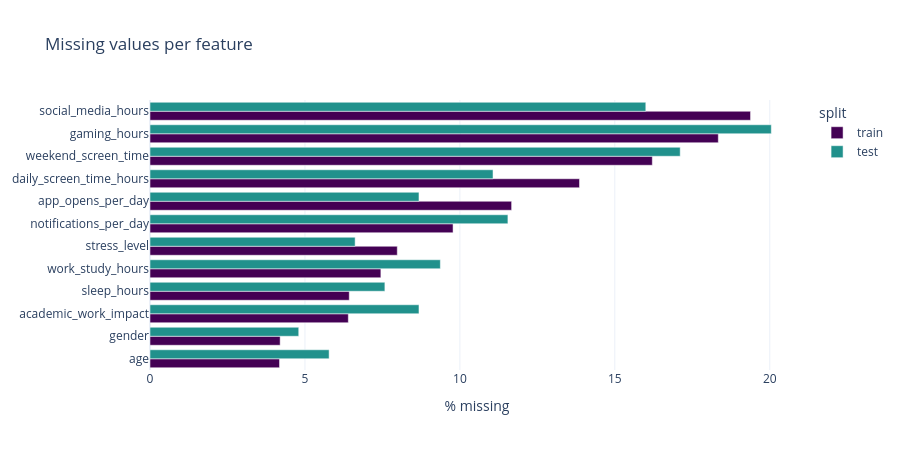

This figure's notebook cell:
### Markdown cell above
## 1. Missing values — train vs. test

### Code cell
missing = pd.DataFrame({
    "train": train.isnull().mean().mul(100),
    "test": test.reindex(columns=train.columns).isnull().mean().mul(100),
}).drop(index=["id", TARGET], errors="ignore")
missing = missing.sort_values("train").round(2)

fig = go.Figure()
fig.add_bar(y=missing.index, x=missing["train"], name="train", orientation="h",
            marker_color="#440154", hovertemplate="%{y}: %{x:.2f}%<extra>train</extra>")
fig.add_bar(y=missing.index, x=missing["test"], name="test", orientation="h",
            marker_color="#21918c", hovertemplate="%{y}: %{x:.2f}%<extra>test</extra>")
fig.update_layout(
    title="Missing values per feature",
    xaxis_title="% missing", barmode="group",
    height=450, legend_title="split",
)
show_fig(fig)

### Figure 1 — Plotly figure (JSON) as saved in the notebook; plotly's stock layout.template omitted (floating-point values rounded to 4 significant figures)
{"data": [{"hovertemplate": "%{y}: %{x:.2f}%<extra>train</extra>", "marker": {"color": "#440154"}, "name": "train", "orientation": "h", "type": "bar", "x": [4.18, 4.2, 6.4, 6.43, 7.45, 7.98, 9.78, 11.67, 13.86, 16.21, 18.34, 19.38], "y": ["age", "gender", "academic_work_impact", "sleep_hours", "work_study_hours", "stress_level", "notifications_per_day", "app_opens_per_day", "daily_screen_time_hours", "weekend_screen_time", "gaming_hours", "social_media_hours"]}, {"hovertemplate": "%{y}: %{x:.2f}%<extra>test</extra>", "marker": {"color": "#21918c"}, "name": "test", "orientation": "h", "type": "bar", "x": [5.78, 4.8, 8.68, 7.58, 9.37, 6.62, 11.55, 8.68, 11.07, 17.11, 20.05, 16.0], "y": ["age", "gender", "academic_work_impact", "sleep_hours", "work_study_hours", "stress_level", "notifications_per_day", "app_opens_per_day", "daily_screen_time_hours", "weekend_screen_time", "gaming_hours", "social_media_hours"]}], "layout": {"barmode": "group", "height": 450, "legend": {"title": {"text": "split"}}, "title": {"text": "Missing values per feature"}, "xaxis": {"title": {"text": "% missing"}}}}
